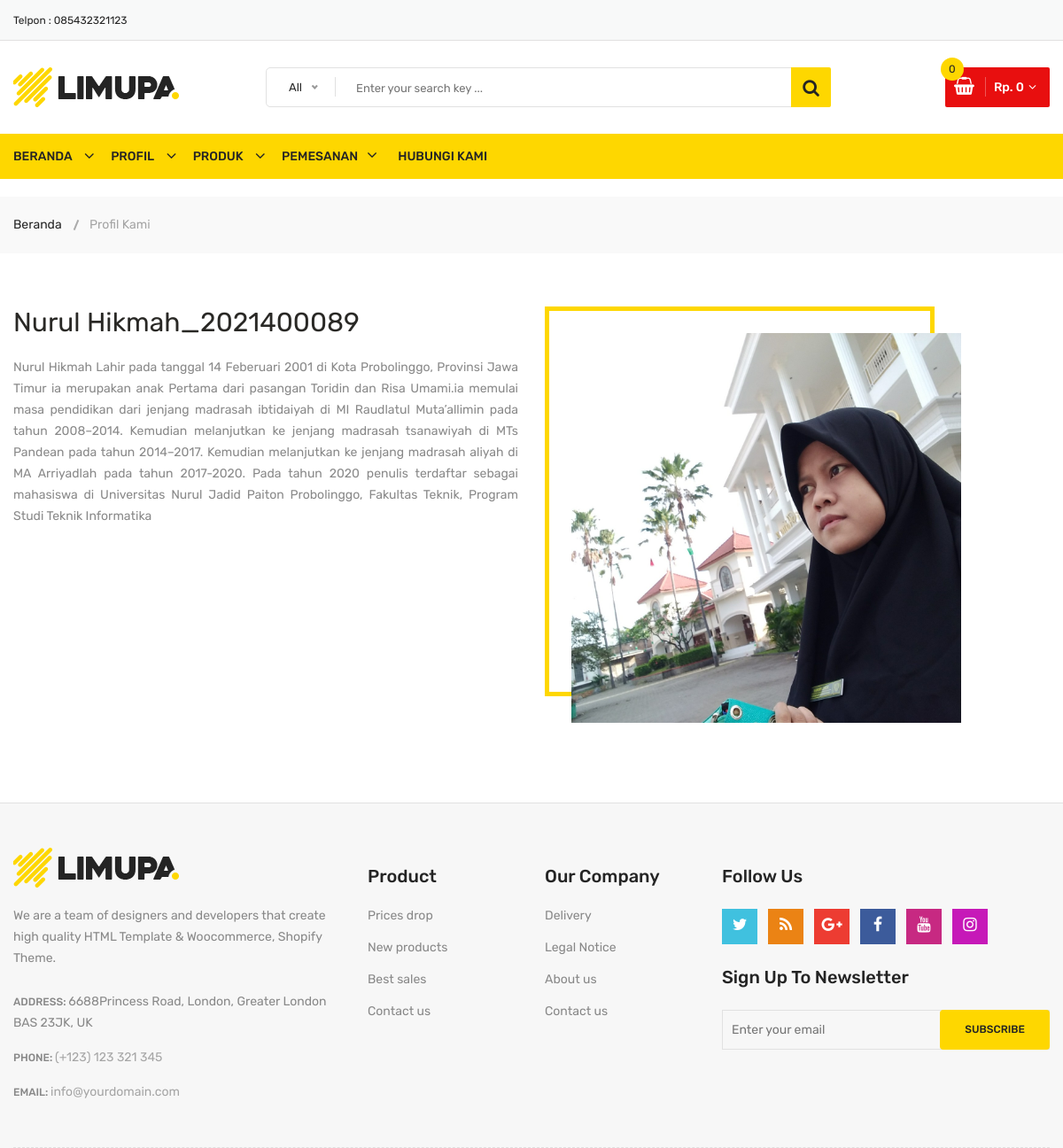
Screenshot of /profil-kami with the database file from the repository.
### hikmah/models.py (models this page shows)
class Profil(models.Model):
    nama = models.CharField(max_length=200, blank=False, null=True)
    keterangan = RichTextField(blank=True, null=True)
    gambar = models.ImageField(upload_to='gambar/profil', blank=False,null=True, verbose_name="Gambar (1920 x 1200 pixel)")
    tanggal_upload= models.DateTimeField(auto_now_add=True, null=True)
    class Meta:
        verbose_name_plural ="Data Profil"

### hikmah/views.py (the view)
# urls.py: path('profil-kami', views.profil, name='profil'),
def profil(request):
    profil = Profil.objects.all().order_by('-id')[:1]
    context = {
    "judul": "Halaman Tentang Kami",
    "profil": profil,
    }
    return render(request, 'profil.html', context)

### hikmah/models.py (called while the page is built)
    @property
    def setelah_diskon(self):
        if self.diskon == 0 :
            nilai_diskon = self.harga
        else:
            jml = self.diskon / 100
            nilai_diskon = self.harga - (jml * self.harga)
        return nilai_diskon

### hikmah/views.py (called while the page is built)
def kategoriberanda(request):
    kategori = Kategori.objects.filter(aktif=True).order_by('-id')
    return {'kategori':kategori}

def modalberita(request):
    modalproduk = Produk.objects.order_by('-id')
    return {'modalproduk':modalproduk}

def statisweb(request):
    statis = Statis.objects.order_by('-id')
    return {'statis':statis}

### hikmahcart/keranjang.py (called while the page is built)
    def __len__(self): # Menghitung quantity
        return sum(item['quantity'] for item in self.cart.values())

    def get_total_price(self): # Menghitung total Harga
        return sum(Decimal(item['price']) * item['quantity'] for item in
    self.cart.values())

### hikmahcart/konteks.py (called while the page is built)
def keranjang(request):
    return {'keranjang': Cart(request)}

### hikmah/templates/profil.html
{% extends "base.html" %}
{% load static %}
{% block content %}
            <div class="breadcrumb-area">
                <div class="container">
                    <div class="breadcrumb-content">
                        <ul>
                            <li><a href="{% url 'beranda' %}">Beranda</a></li>
                            <li class="active">Profil Kami</li>
                        </ul>
                    </div>
                </div>
            </div>
            <div class="about-us-wrapper pt-60 pb-40">
                <div class="container">
                    {% for profil in profil %}
                    <div class="row">
                        <div class="col-lg-6 order-last order-lg-first">
                            <div class="about-text-wrap">
                                <h2><span>{{profil.nama}}</span></h2>
                                <div class="text-justify">
                                <span>{{profil.keterangan|safe}} </span>
                            </div>
                        </div>
                    </div>
                    <div class="col-lg-5 col-md-10">
                        <div class="about-image-wrap">
                            <img class="img-full" src="{{profil.gambar.url}}"   alt="{{profil.nama}}" />
                        </div>
                    </div>
                </div>
                    {% empty %}
                    <div class="row">
                        <div class="col-lg-12 order-last order-lg-first">
                            <div class="alert alert-danger">Porfil Belum diisi</div>
                        </div>
                    </div>
                    {% endfor %}
                </div>
            </div>
{% endblock content %}

### static/css/responsive.css (style rules this page uses)
@media (min-width: 1200px) and (max-width: 1500px) { .container { max-width: 1170px; padding-left: 0; padding-right: 0; } }

### rows the page displays
Profil: nama "Nurul Hikmah_2021400089", keterangan "Nurul Hikmah Lahir pada tanggal 14 Feberuari 2001 di Kota Probolinggo, Provinsi Jawa Timur ia merupakan anak Pertama dari pasangan Toridin dan Risa Umami.ia memulai masa pendidikan dari jenjang madrasah ibtidaiyah di MI Raudlatul Muta’allimin pada tahun 2008–2014. Kemudian melanjutkan ke jenjang madrasah tsanawiyah di MTs Pandean pada tahun 2014–2017. Kemudian melanjutkan ke jenjang madrasah aliyah di MA Arriyadlah pada tahun 2017-2020. Pada tahun 2020 penulis terdaftar sebagai mahasiswa di Universitas Nurul Jadid Paiton Probolinggo, Fakultas Teknik, Program Studi Teknik Informatika", gambar (picture)
